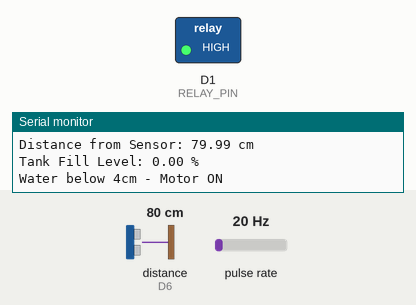
Recording of a sketch running on a simulated ESP8266 (NodeMCU). Shown: switched loads named in the sketch (green lamp = pin HIGH), the last lines printed to the serial monitor. Wiring (inferred from the names in the program): ultrasonic range finder: trigger D5; echo D6; pulse sensor: data D2. Inputs (shaded band) come from the test bench; at power-on: distance to the obstacle (sensor on D6) 80 cm, pulse rate 20 Hz. The echo pulse lasts 58.3 µs per cm; WiFi joins after 1.5 s; servers stay silent unless stated; pins used as bus, display or sensor lines are not drawn.

Above: at 2.8 s.
2.9 s: distance to the obstacle (sensor on D6) set to 5 cm
6.3 s: distance to the obstacle (sensor on D6) set to 2 cm
At 8.4 s:
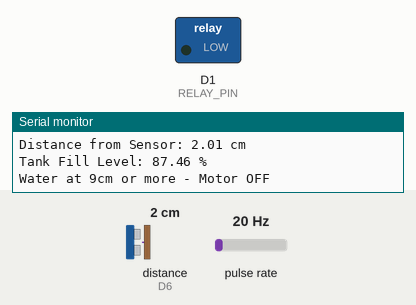
9.6 s: distance to the obstacle (sensor on D6) set to 9 cm
11.4 s: distance to the obstacle (sensor on D6) set to 12 cm
At 12.9 s:
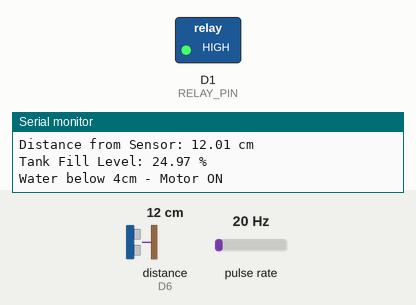
Timing chart, 0 to 14.4 s (numbered marks = the images above; inputs shaded):
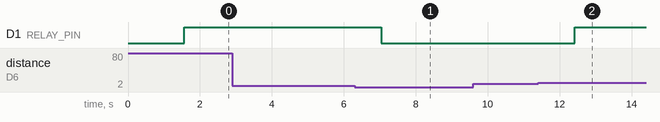

Measured:
- the behaviour switches between 4 and 3 cm on distance to the obstacle (sensor on D6) (found by bisection; images 0 and 1)
- the behaviour switches between 10 and 11 cm on distance to the obstacle (sensor on D6) (found by bisection; images 1 and 2)
- after the input at 6.3 s, D1 (RELAY_PIN): HIGH → LOW after 0.74 s
- after the input at 11.4 s, D1 (RELAY_PIN): LOW → HIGH after 1.0 s

The sketch:

Ultrasonic_sensor.ino
```cpp
#include <ESP8266WiFi.h>
#include <Firebase_ESP_Client.h>

// Wi-Fi credentials
#define WIFI_SSID "769 WIFI"
#define WIFI_PASSWORD "Vindula1241#@"

// Firebase project details
#define API_KEY "AIzaSyBE4NaupJW2MaNIvP5xFt0ufO-WjPIG79o"
#define DATABASE_URL "https://iot-project1-16488-default-rtdb.asia-southeast1.firebasedatabase.app/"

// Firebase Authentication credentials
#define USER_EMAIL "puneeshar@gmail.com"
#define USER_PASSWORD "puneesha0707"

// Firebase objects
FirebaseData fbdo;
FirebaseAuth auth;
FirebaseConfig config;

#define RELAY_PIN D1  // GPIO5 on NodeMCU

// === Flow Sensor Configuration ===
const byte flowSensorPin = D2;       // GPIO4 (D2 on NodeMCU)
volatile int pulseCount = 0;
const float calibrationFactor = 7.5;
float flowRate;
float volume;
unsigned long lastFlowCalcTime = 0;

// === Ultrasonic Sensor Pins ===
const int trigPin = D5;
const int echoPin = D6;
long duration;
float distance;

// === Tank Constants ===
const float maxHeight = 16.0;  // Tank height in cm

void IRAM_ATTR pulseCounter() {
  pulseCount++;
}

void setup() {
  Serial.begin(9600);

  // === Wi-Fi Connection ===
  WiFi.begin(WIFI_SSID, WIFI_PASSWORD);
  Serial.print("Connecting to WiFi");
  while (WiFi.status() != WL_CONNECTED) {
    delay(500);
    Serial.print(".");
  }
  Serial.println("\nWiFi connected.");

  // === Firebase Configuration ===
  config.api_key = API_KEY;
  config.database_url = DATABASE_URL;

  // Set user credentials for authentication
  auth.user.email = USER_EMAIL;
  auth.user.password = USER_PASSWORD;

  // Sign in with email and password
  Serial.println("Signing in to Firebase...");
  if (Firebase.signUp(&config, &auth, USER_EMAIL, USER_PASSWORD)) {
    Serial.println("Firebase sign-in successful.");
  } else {
    Serial.printf("Firebase sign-in error: %s\n", config.signer.signupError.message.c_str());
    Serial.println("Trying to sign in with existing account...");
    if (Firebase.ready()) {
      Serial.println("Firebase authentication successful with existing account.");
    }
  }

  // Initialize Firebase
  Firebase.begin(&config, &auth);
  Firebase.reconnectWiFi(true);

  Serial.println("Setup complete. Starting water monitoring system...");

  // === Hardware Pin Configuration ===
  pinMode(RELAY_PIN, OUTPUT);
  digitalWrite(RELAY_PIN, HIGH);  // Start with motor ON
  Serial.println("Motor turned ON to refill tank.");

  pinMode(flowSensorPin, INPUT_PULLUP);
  attachInterrupt(digitalPinToInterrupt(flowSensorPin), pulseCounter, RISING);
  lastFlowCalcTime = millis();
  volume = 0;

  pinMode(trigPin, OUTPUT);
  pinMode(echoPin, INPUT);
}

void loop() {
  unsigned long currentMillis = millis();

  // === Flow Sensor Calculation Every 1 Second ===
  if (currentMillis - lastFlowCalcTime >= 1000) {
    detachInterrupt(digitalPinToInterrupt(flowSensorPin));

    flowRate = pulseCount / calibrationFactor;
    float litersPerSecond = flowRate / 60.0;
    volume += litersPerSecond;

    Serial.print("Flow Rate: ");
    Serial.print(flowRate);
    Serial.print(" L/min\t");

    Serial.print("Total Volume: ");
    Serial.print(volume, 3);
    Serial.println(" L");

    pulseCount = 0;
    lastFlowCalcTime = currentMillis;

    attachInterrupt(digitalPinToInterrupt(flowSensorPin), pulseCounter, RISING);
  }

  // === Ultrasonic Distance Measurement ===
  digitalWrite(trigPin, LOW);
  delayMicroseconds(2);
  digitalWrite(trigPin, HIGH);
  delayMicroseconds(10);
  digitalWrite(trigPin, LOW);

  duration = pulseIn(echoPin, HIGH);
  distance = (duration * 0.0343) / 2;

  Serial.print("Distance from Sensor: ");
  Serial.print(distance);
  Serial.println(" cm");

  // === Calculate Tank Fill Percentage ===
  float waterLevel = maxHeight - distance;
  if (waterLevel < 0) waterLevel = 0;
  if (waterLevel > maxHeight) waterLevel = maxHeight;
  float percentageFull = (waterLevel / maxHeight) * 100;

  Serial.print("Tank Fill Level: ");
  Serial.print(percentageFull);
  Serial.println(" %");

  // === Motor Control Logic ===
  if (distance > 10.0) {
    digitalWrite(RELAY_PIN, HIGH);
    Serial.println("Water below 4cm - Motor ON");
  } else if (distance <= 4.0) {
    digitalWrite(RELAY_PIN, LOW);
    Serial.println("Water at 9cm or more - Motor OFF");
  } else {
    Serial.println("Water rising... holding motor state.");
  }

  delay(1000);
}
```
